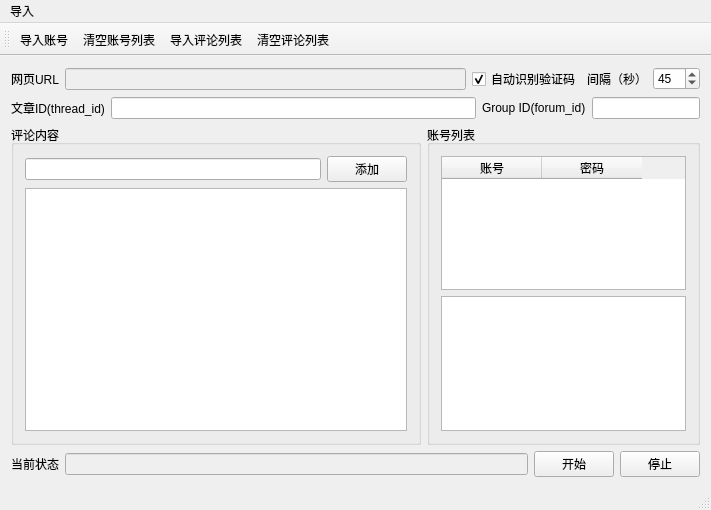
<?xml version="1.0" encoding="UTF-8"?>
<ui version="4.0">
 <class>autobots_toutiaoClass</class>
 <widget class="QMainWindow" name="autobots_toutiaoClass">
  <property name="geometry">
   <rect>
    <x>0</x>
    <y>0</y>
    <width>711</width>
    <height>510</height>
   </rect>
  </property>
  <property name="windowTitle">
   <string>微头条App发帖（微博）</string>
  </property>
  <widget class="QWidget" name="centralWidget">
   <layout class="QGridLayout" name="gridLayout_4">
    <item row="0" column="0" colspan="2">
     <layout class="QHBoxLayout" name="horizontalLayout_3">
      <item>
       <widget class="QLabel" name="label_3">
        <property name="text">
         <string>网页URL</string>
        </property>
       </widget>
      </item>
      <item>
       <widget class="QLineEdit" name="lineEdit_url">
        <property name="enabled">
         <bool>false</bool>
        </property>
       </widget>
      </item>
      <item>
       <widget class="QCheckBox" name="checkBox_code_online">
        <property name="text">
         <string>自动识别验证码</string>
        </property>
        <property name="checked">
         <bool>true</bool>
        </property>
       </widget>
      </item>
     </layout>
    </item>
    <item row="0" column="2">
     <layout class="QHBoxLayout" name="horizontalLayout_8">
      <item>
       <widget class="QLabel" name="label_5">
        <property name="text">
         <string>间隔（秒）</string>
        </property>
       </widget>
      </item>
      <item>
       <widget class="QSpinBox" name="spinBox_interval">
        <property name="minimum">
         <number>5</number>
        </property>
        <property name="maximum">
         <number>600</number>
        </property>
        <property name="singleStep">
         <number>5</number>
        </property>
        <property name="value">
         <number>45</number>
        </property>
       </widget>
      </item>
     </layout>
    </item>
    <item row="1" column="0">
     <layout class="QHBoxLayout" name="horizontalLayout_2">
      <item>
       <widget class="QLabel" name="label_2">
        <property name="text">
         <string>文章ID(thread_id)</string>
        </property>
       </widget>
      </item>
      <item>
       <widget class="QLineEdit" name="lineEdit_page_id">
        <property name="enabled">
         <bool>true</bool>
        </property>
        <property name="text">
         <string/>
        </property>
       </widget>
      </item>
     </layout>
    </item>
    <item row="1" column="1" colspan="2">
     <layout class="QHBoxLayout" name="horizontalLayout_4">
      <item>
       <widget class="QLabel" name="label_4">
        <property name="text">
         <string>Group ID(forum_id)</string>
        </property>
       </widget>
      </item>
      <item>
       <widget class="QLineEdit" name="lineEdit_comment_group">
        <property name="enabled">
         <bool>true</bool>
        </property>
       </widget>
      </item>
     </layout>
    </item>
    <item row="2" column="0" colspan="3">
     <layout class="QHBoxLayout" name="horizontalLayout_6">
      <item>
       <widget class="QGroupBox" name="groupBox">
        <property name="sizePolicy">
         <sizepolicy hsizetype="Preferred" vsizetype="Preferred">
          <horstretch>6</horstretch>
          <verstretch>0</verstretch>
         </sizepolicy>
        </property>
        <property name="title">
         <string>评论内容</string>
        </property>
        <layout class="QGridLayout" name="gridLayout">
         <item row="0" column="0">
          <layout class="QHBoxLayout" name="horizontalLayout_7">
           <item>
            <widget class="QLineEdit" name="lineEdit_comment_id"/>
           </item>
           <item>
            <widget class="QPushButton" name="pushButton_add_comment_id">
             <property name="text">
              <string>添加</string>
             </property>
            </widget>
           </item>
          </layout>
         </item>
         <item row="1" column="0">
          <widget class="QListWidget" name="listWidget_comment_id">
           <property name="sizePolicy">
            <sizepolicy hsizetype="Expanding" vsizetype="Expanding">
             <horstretch>2</horstretch>
             <verstretch>0</verstretch>
            </sizepolicy>
           </property>
          </widget>
         </item>
        </layout>
       </widget>
      </item>
      <item>
       <widget class="QGroupBox" name="groupBox_2">
        <property name="sizePolicy">
         <sizepolicy hsizetype="Preferred" vsizetype="Preferred">
          <horstretch>4</horstretch>
          <verstretch>0</verstretch>
         </sizepolicy>
        </property>
        <property name="title">
         <string>账号列表</string>
        </property>
        <layout class="QGridLayout" name="gridLayout_2">
         <item row="0" column="0">
          <widget class="QTableWidget" name="tableWidget_account_id">
           <column>
            <property name="text">
             <string>账号</string>
            </property>
           </column>
           <column>
            <property name="text">
             <string>密码</string>
            </property>
           </column>
          </widget>
         </item>
         <item row="1" column="0">
          <widget class="QTextBrowser" name="textBrowser_commentid"/>
         </item>
        </layout>
       </widget>
      </item>
     </layout>
    </item>
    <item row="3" column="0" colspan="3">
     <layout class="QHBoxLayout" name="horizontalLayout">
      <item>
       <layout class="QGridLayout" name="gridLayout_3">
        <item row="0" column="0">
         <widget class="QLabel" name="label_1">
          <property name="text">
           <string>当前状态</string>
          </property>
         </widget>
        </item>
        <item row="0" column="1">
         <widget class="QLineEdit" name="lineEdit_msg">
          <property name="enabled">
           <bool>false</bool>
          </property>
         </widget>
        </item>
       </layout>
      </item>
      <item>
       <layout class="QHBoxLayout" name="horizontalLayout_5">
        <item>
         <widget class="QPushButton" name="pushButton_start">
          <property name="text">
           <string>开始</string>
          </property>
         </widget>
        </item>
        <item>
         <widget class="QPushButton" name="pushButton_pause">
          <property name="text">
           <string>停止</string>
          </property>
         </widget>
        </item>
       </layout>
      </item>
     </layout>
    </item>
   </layout>
  </widget>
  <widget class="QMenuBar" name="menuBar">
   <property name="geometry">
    <rect>
     <x>0</x>
     <y>0</y>
     <width>711</width>
     <height>23</height>
    </rect>
   </property>
   <widget class="QMenu" name="menu">
    <property name="title">
     <string>导入</string>
    </property>
    <addaction name="action_from_txt"/>
    <addaction name="action_clear_accounts"/>
    <addaction name="action_import_commentid"/>
    <addaction name="action_clear_comments"/>
   </widget>
   <addaction name="menu"/>
  </widget>
  <widget class="QToolBar" name="mainToolBar">
   <attribute name="toolBarArea">
    <enum>TopToolBarArea</enum>
   </attribute>
   <attribute name="toolBarBreak">
    <bool>false</bool>
   </attribute>
   <addaction name="action_from_txt"/>
   <addaction name="action_clear_accounts"/>
   <addaction name="action_import_commentid"/>
   <addaction name="action_clear_comments"/>
  </widget>
  <widget class="QStatusBar" name="statusBar"/>
  <action name="action_from_txt">
   <property name="text">
    <string>导入账号</string>
   </property>
   <property name="toolTip">
    <string>txt文本</string>
   </property>
  </action>
  <action name="action_import_commentid">
   <property name="text">
    <string>导入评论列表</string>
   </property>
  </action>
  <action name="action_clear_comments">
   <property name="text">
    <string>清空评论列表</string>
   </property>
  </action>
  <action name="action_clear_accounts">
   <property name="text">
    <string>清空账号列表</string>
   </property>
  </action>
 </widget>
 <layoutdefault spacing="6" margin="11"/>
 <resources>
  <include location="autobots_toutiao.qrc"/>
 </resources>
 <connections/>
</ui>
